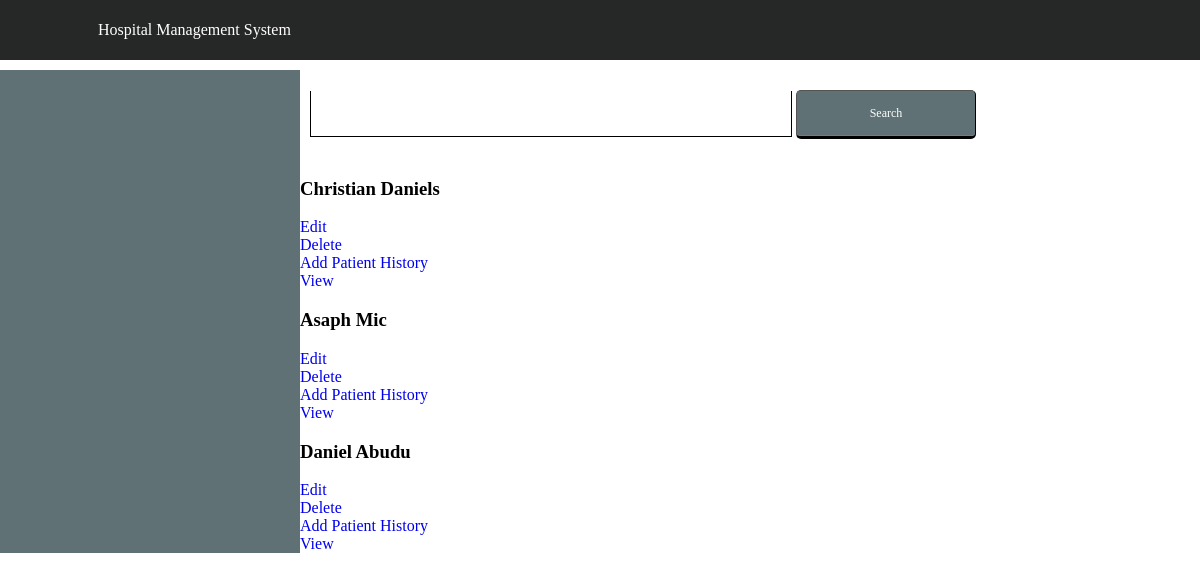
Page /staff.php on the committed database.
### tables this page shows
CREATE TABLE `patient_bio` (
  `id` int(11) NOT NULL,
  `firstname` varchar(30) NOT NULL,
  `lastname` varchar(30) NOT NULL,
  `phonenum` varchar(15) NOT NULL,
  `address` varchar(1000) DEFAULT NULL
);

### staff.php (the view, shortened to what this page needs)
<!DOCTYPE html>
<html lang="en" dir="ltr">
  <head>
    <link rel="stylesheet" href="css/forms.css">
    <link rel="stylesheet" href="css/main.css">
  </head>
  <body>
  <?php include "inc/header.php"; ?>
  <div id = "content">
      <div class = "leftside">
      </div>
  <div class = "rightside">
      <form id = "search" method = "post" action = "search-patient.php">
          <input type = "text" name = "search-patient" id = "search-patient">
          <input type = "submit" value = "Search" id = "search-button">
      </form>
      <div>
          <?php include "inc/database.php";
          $sql = $conn -> query("SELECT * FROM patient_bio");
          $sql = $sql -> fetchAll(PDO::FETCH_ASSOC);
          foreach($sql as $result){
              echo "<h3> " . $result["firstname"] . " " . $result["lastname"] . " </h3>";
              echo "<a href = 'editpatient.php?id=". $result["id"] . "'>Edit</a>";
              echo "<a href = 'deletepatient.php?id=". $result["id"] . "'>Delete</a>";
              echo "<a href = 'insert.php?id=". $result["id"] . "'>Add Patient History</a>";
              echo "<a href = 'view.php?id=". $result["id"] . "'>View</a>";
          }
          ?>
      </div>
  </div>
</body>
</html>

### css/forms.css (style rules this page uses)
html,body { margin:0; font-family: "Montserrat"; }
#content { margin : 0; padding: 0; display: flex; }
.leftside { width: 25%; background-color: #5F7175; float: left; margin : 0; padding-top: 80px; text-align: center; margin-top: 70px; flex-grow: inherit; }
.rightside { width:75%; float: right; margin : 0; margin-top: 70px; }
form { text-align: center; padding: 10px; }
a { display: block; text-decoration: white; text-decoration-line: none; }
#submit, .search-button, input[type="submit"], button { padding: 15px; color: #fff; background-color: #5F7175; font-size: 12px; text-align: center; font-style: normal; font-family: "Montserrat"; border-radius: 5px; width: 20%; border-width: 1px 1px 3px; box-shadow: 0 -1px 0 rgba(255,255,255,0.1) inset; margin:20px auto; }
input[type="textarea"], input[type="password"], input[type="number"], input[type="text"] { border: 0; outline: 0; background: transparent; border-bottom: 1px solid black; border-left: 1px solid black; border-right: 1px solid black; font-size: 12px; height: auto; margin: 10px auto; padding: 15px; width: 50%; font-family: "Montserrat"; }
#search-button { padding: 15px; color: #fff; background-color: #5F7175; font-size: 12px; text-align: center; font-style: normal; font-family: "Montserrat"; border-radius: 5px; width: 20%; border-width: 1px 1px 3px; box-shadow: 0 -1px 0 rgba(255,255,255,0.1) inset; margin: 20px auto; }
#search { display: inline; margin: auto; padding: auto; }

### rows in the picture
patient_bio: firstname "Christian", lastname "Daniels"
patient_bio: firstname "Asaph", lastname "Mic"
patient_bio: firstname "Daniel", lastname "Abudu"
